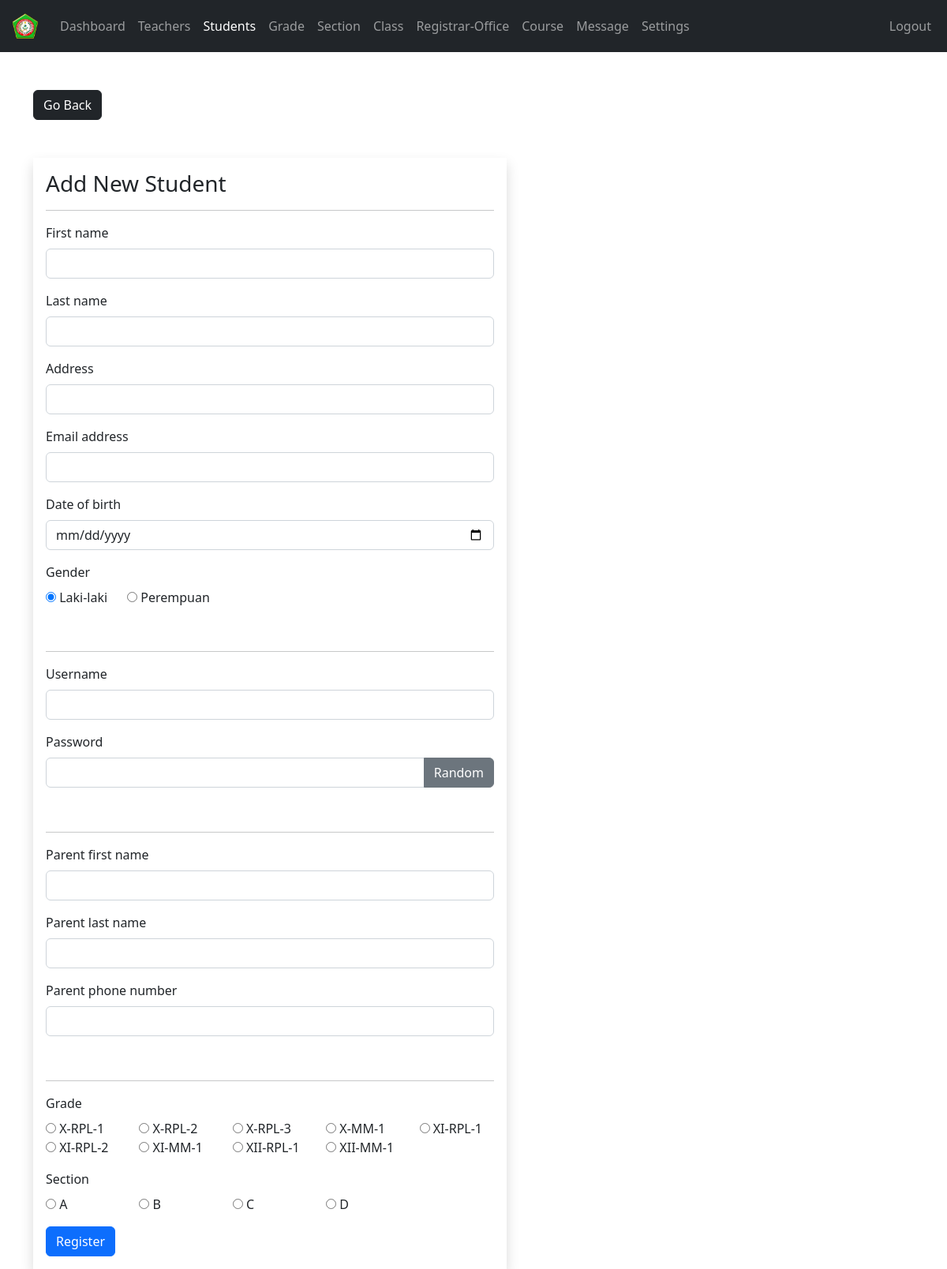
Screenshot of /admin/student-add.php (signed in) with the database file from the repository.
### tables this page shows
CREATE TABLE `grades` (
  `grade_id` int(11) NOT NULL,
  `grade` varchar(31) NOT NULL,
  `grade_code` varchar(7) NOT NULL
);

CREATE TABLE `section` (
  `section_id` int(11) NOT NULL,
  `section` varchar(7) NOT NULL
);

### admin/data/grade.php (called while the page is built, shortened)
<?php
function getAllGrades($conn){
   $sql = "SELECT * FROM grades";
   $stmt = $conn->prepare($sql);
   $stmt->execute();
   if ($stmt->rowCount() >= 1) {
     $grades = $stmt->fetchAll();
     return $grades;
   }else {
    return 0;
   }
}

### admin/data/section.php (called while the page is built, shortened)
<?php
function getAllSections($conn){
   $sql = "SELECT * FROM section";
   $stmt = $conn->prepare($sql);
   $stmt->execute();
   if ($stmt->rowCount() >= 1) {
     $sections = $stmt->fetchAll();
     return $sections;
   }else {
    return 0;
   }
}

### admin/student-add.php (the view, shortened to what this page needs)
<?php
if (isset($_SESSION['admin_id']) &&
    isset($_SESSION['role'])) {
    if ($_SESSION['role'] == 'Admin') {
       include "../DB_connection.php";
       include "data/grade.php";
       include "data/section.php";
       $grades = getAllGrades($conn);
       $sections = getAllSections($conn);
       $fname = '';
       $lname = '';
       $uname = '';
       $address = '';
       $email = '';
       $pfn = '';
       $pln = '';
       $ppn = '';
 ?>
<!DOCTYPE html>
<html lang="en">
<head>
	<link rel="stylesheet" href="https://cdn.jsdelivr.net/npm/bootstrap@5.2.0/dist/css/bootstrap.min.css">
	<link rel="stylesheet" href="../css/style.css">
  <link rel="stylesheet" href="https://cdnjs.cloudflare.com/ajax/libs/font-awesome/4.7.0/css/font-awesome.min.css">
</head>
<body>
    <?php
        include "inc/navbar.php";
     ?>
     <div class="container mt-5">
        <a href="student.php"
           class="btn btn-dark">Go Back</a>
        <form method="post"
              class="shadow p-3 mt-5 form-w"
              action="req/student-add.php">
        <h3>Add New Student</h3><hr>
        <div class="mb-3">
          <label class="form-label">First name</label>
          <input type="text"
                 class="form-control"
                 value="<?=$fname?>"
                 name="fname">
        </div>
        <div class="mb-3">
          <label class="form-label">Last name</label>
          <input type="text"
                 class="form-control"
                 value="<?=$lname?>"
                 name="lname">
        </div>
        <div class="mb-3">
          <label class="form-label">Address</label>
          <input type="text"
                 class="form-control"
                 value="<?=$address?>"
                 name="address">
        </div>
        <div class="mb-3">
          <label class="form-label">Email address</label>
          <input type="text"
                 class="form-control"
                 value="<?=$email?>"
                 name="email_address">
        </div>
        <div class="mb-3">
          <label class="form-label">Date of birth</label>
          <input type="date"
                 class="form-control"
                 name="date_of_birth">
        </div>
        <div class="mb-3">
          <label class="form-label">Gender</label><br>
          <input type="radio"
                 value="Laki-Laki"
                 checked
                 name="gender"> Laki-laki
                 &nbsp;&nbsp;&nbsp;&nbsp;
          <input type="radio"
                 value="Perempuan"
                 name="gender"> Perempuan
        </div><br><hr>
        <div class="mb-3">
          <label class="form-label">Username</label>
          <input type="text"
                 class="form-control"
                 value="<?=$uname?>"
                 name="username">
        </div>
        <div class="mb-3">
          <label class="form-label">Password</label>
          <div class="input-group mb-3">
              <input type="text"
                     class="form-control"
                     name="pass"
                     id="passInput">
              <button class="btn btn-secondary"
                      id="gBtn">
                      Random</button>
          </div>
        </div><br><hr>
        <div class="mb-3">
          <label class="form-label">Parent first name</label>
          <input type="text"
                 class="form-control"
                 value="<?=$pfn?>"
                 name="parent_fname">
        </div>
        <div class="mb-3">
          <label class="form-label">Parent last name</label>
          <input type="text"
                 class="form-control"
                 value="<?=$pln?>"
                 name="parent_lname">
        </div>
        <div class="mb-3">
          <label class="form-label">Parent phone number</label>
          <input type="text"
                 class="form-control"
                 value="<?=$ppn?>"
                 name="parent_phone_number">
        </div><br><hr>
        <div class="mb-3">
          <label class="form-label">Grade</label>
          <div class="row row-cols-5">
            <?php foreach ($grades as $grade): ?>
            <div class="col">
              <input type="radio"
                     name="grade"
                     value="<?=$grade['grade_id']?>">
                     <?=$grade['grade_code']?>-<?=$grade['grade']?>
            </div>
            <?php endforeach ?>
          </div>
        </div>
        <div class="mb-3">
          <label class="form-label">Section</label>
          <div class="row row-cols-5">
            <?php foreach ($sections as $section): ?>
            <div class="col">
              <input type="radio"
                     name="section"
                     value="<?=$section['section_id']?>">
                     <?=$section['section']?>
            </div>
            <?php endforeach ?>
          </div>
        </div>
      <button type="submit" class="btn btn-primary">Register</button>
     </form>
     </div>
</body>
</html>
<?php
  }else {
    header("Location: ../login.php");
    exit;
  }
}else {
	header("Location: ../login.php");
	exit;
}
?>

### css/style.css (style rules this page uses)
.form-w { max-width: 600px; width: 100%; }

### rows the page displays
grades: grade_code "X-RPL", grade "1"
grades: grade_code "X-RPL", grade "2"
grades: grade_code "X-RPL", grade "3"
grades: grade_code "X-MM", grade "1"
grades: grade_code "XI-RPL", grade "1"
grades: grade_code "XI-RPL", grade "2"
grades: grade_code "XI-MM", grade "1"
grades: grade_code "XII-RPL", grade "1"
grades: grade_code "XII-MM", grade "1"
section: section "A"
section: section "B"
section: section "C"
section: section "D"
